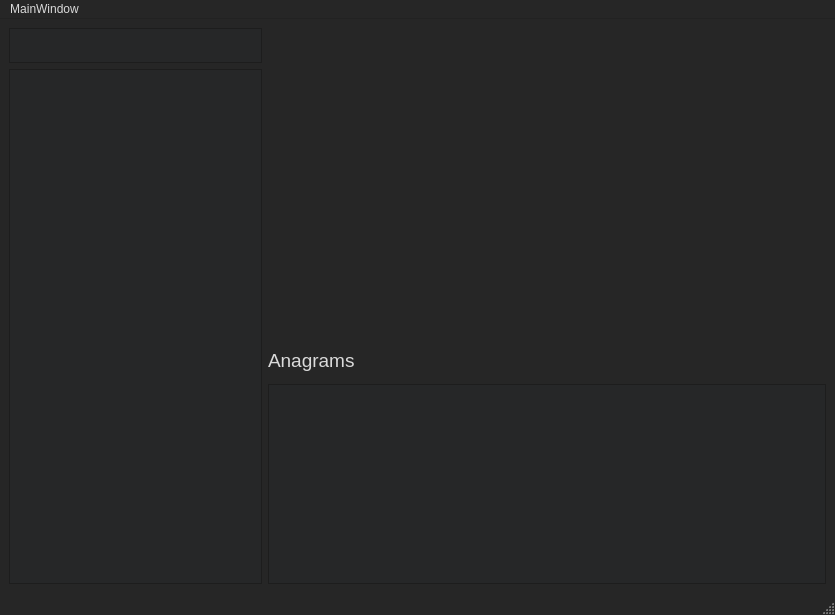
<?xml version="1.0" encoding="UTF-8"?>
<ui version="4.0">
 <class>MainWindow</class>
 <widget class="QMainWindow" name="MainWindow">
  <property name="geometry">
   <rect>
    <x>0</x>
    <y>0</y>
    <width>835</width>
    <height>615</height>
   </rect>
  </property>
  <property name="palette">
   <palette>
    <active>
     <colorrole role="WindowText">
      <brush brushstyle="SolidPattern">
       <color alpha="255">
        <red>0</red>
        <green>0</green>
        <blue>0</blue>
       </color>
      </brush>
     </colorrole>
     <colorrole role="Button">
      <brush brushstyle="SolidPattern">
       <color alpha="255">
        <red>255</red>
        <green>255</green>
        <blue>255</blue>
       </color>
      </brush>
     </colorrole>
     <colorrole role="Midlight">
      <brush brushstyle="SolidPattern">
       <color alpha="255">
        <red>255</red>
        <green>255</green>
        <blue>255</blue>
       </color>
      </brush>
     </colorrole>
     <colorrole role="Dark">
      <brush brushstyle="SolidPattern">
       <color alpha="255">
        <red>127</red>
        <green>127</green>
        <blue>127</blue>
       </color>
      </brush>
     </colorrole>
     <colorrole role="Mid">
      <brush brushstyle="SolidPattern">
       <color alpha="255">
        <red>170</red>
        <green>170</green>
        <blue>170</blue>
       </color>
      </brush>
     </colorrole>
     <colorrole role="Text">
      <brush brushstyle="SolidPattern">
       <color alpha="255">
        <red>0</red>
        <green>0</green>
        <blue>0</blue>
       </color>
      </brush>
     </colorrole>
     <colorrole role="BrightText">
      <brush brushstyle="SolidPattern">
       <color alpha="255">
        <red>255</red>
        <green>255</green>
        <blue>255</blue>
       </color>
      </brush>
     </colorrole>
     <colorrole role="ButtonText">
      <brush brushstyle="SolidPattern">
       <color alpha="255">
        <red>0</red>
        <green>0</green>
        <blue>0</blue>
       </color>
      </brush>
     </colorrole>
     <colorrole role="Base">
      <brush brushstyle="SolidPattern">
       <color alpha="255">
        <red>255</red>
        <green>255</green>
        <blue>255</blue>
       </color>
      </brush>
     </colorrole>
     <colorrole role="Window">
      <brush brushstyle="SolidPattern">
       <color alpha="255">
        <red>255</red>
        <green>255</green>
        <blue>255</blue>
       </color>
      </brush>
     </colorrole>
     <colorrole role="Shadow">
      <brush brushstyle="SolidPattern">
       <color alpha="255">
        <red>0</red>
        <green>0</green>
        <blue>0</blue>
       </color>
      </brush>
     </colorrole>
     <colorrole role="AlternateBase">
      <brush brushstyle="SolidPattern">
       <color alpha="255">
        <red>255</red>
        <green>255</green>
        <blue>255</blue>
       </color>
      </brush>
     </colorrole>
     <colorrole role="ToolTipBase">
      <brush brushstyle="SolidPattern">
       <color alpha="255">
        <red>255</red>
        <green>255</green>
        <blue>220</blue>
       </color>
      </brush>
     </colorrole>
     <colorrole role="ToolTipText">
      <brush brushstyle="SolidPattern">
       <color alpha="255">
        <red>0</red>
        <green>0</green>
        <blue>0</blue>
       </color>
      </brush>
     </colorrole>
    </active>
    <inactive>
     <colorrole role="WindowText">
      <brush brushstyle="SolidPattern">
       <color alpha="255">
        <red>218</red>
        <green>218</green>
        <blue>218</blue>
       </color>
      </brush>
     </colorrole>
     <colorrole role="Button">
      <brush brushstyle="SolidPattern">
       <color alpha="255">
        <red>38</red>
        <green>38</green>
        <blue>38</blue>
       </color>
      </brush>
     </colorrole>
     <colorrole role="Midlight">
      <brush brushstyle="SolidPattern">
       <color alpha="255">
        <red>227</red>
        <green>227</green>
        <blue>227</blue>
       </color>
      </brush>
     </colorrole>
     <colorrole role="Dark">
      <brush brushstyle="SolidPattern">
       <color alpha="255">
        <red>31</red>
        <green>31</green>
        <blue>31</blue>
       </color>
      </brush>
     </colorrole>
     <colorrole role="Mid">
      <brush brushstyle="SolidPattern">
       <color alpha="255">
        <red>175</red>
        <green>175</green>
        <blue>175</blue>
       </color>
      </brush>
     </colorrole>
     <colorrole role="Text">
      <brush brushstyle="SolidPattern">
       <color alpha="255">
        <red>218</red>
        <green>218</green>
        <blue>218</blue>
       </color>
      </brush>
     </colorrole>
     <colorrole role="BrightText">
      <brush brushstyle="SolidPattern">
       <color alpha="255">
        <red>255</red>
        <green>51</green>
        <blue>51</blue>
       </color>
      </brush>
     </colorrole>
     <colorrole role="ButtonText">
      <brush brushstyle="SolidPattern">
       <color alpha="255">
        <red>218</red>
        <green>218</green>
        <blue>218</blue>
       </color>
      </brush>
     </colorrole>
     <colorrole role="Base">
      <brush brushstyle="SolidPattern">
       <color alpha="255">
        <red>38</red>
        <green>39</green>
        <blue>40</blue>
       </color>
      </brush>
     </colorrole>
     <colorrole role="Window">
      <brush brushstyle="SolidPattern">
       <color alpha="255">
        <red>38</red>
        <green>38</green>
        <blue>38</blue>
       </color>
      </brush>
     </colorrole>
     <colorrole role="Shadow">
      <brush brushstyle="SolidPattern">
       <color alpha="255">
        <red>105</red>
        <green>105</green>
        <blue>105</blue>
       </color>
      </brush>
     </colorrole>
     <colorrole role="AlternateBase">
      <brush brushstyle="SolidPattern">
       <color alpha="255">
        <red>38</red>
        <green>39</green>
        <blue>40</blue>
       </color>
      </brush>
     </colorrole>
     <colorrole role="ToolTipBase">
      <brush brushstyle="SolidPattern">
       <color alpha="255">
        <red>17</red>
        <green>17</green>
        <blue>17</blue>
       </color>
      </brush>
     </colorrole>
     <colorrole role="ToolTipText">
      <brush brushstyle="SolidPattern">
       <color alpha="255">
        <red>218</red>
        <green>218</green>
        <blue>218</blue>
       </color>
      </brush>
     </colorrole>
    </inactive>
    <disabled>
     <colorrole role="WindowText">
      <brush brushstyle="SolidPattern">
       <color alpha="255">
        <red>127</red>
        <green>127</green>
        <blue>127</blue>
       </color>
      </brush>
     </colorrole>
     <colorrole role="Button">
      <brush brushstyle="SolidPattern">
       <color alpha="255">
        <red>255</red>
        <green>255</green>
        <blue>255</blue>
       </color>
      </brush>
     </colorrole>
     <colorrole role="Midlight">
      <brush brushstyle="SolidPattern">
       <color alpha="255">
        <red>255</red>
        <green>255</green>
        <blue>255</blue>
       </color>
      </brush>
     </colorrole>
     <colorrole role="Dark">
      <brush brushstyle="SolidPattern">
       <color alpha="255">
        <red>127</red>
        <green>127</green>
        <blue>127</blue>
       </color>
      </brush>
     </colorrole>
     <colorrole role="Mid">
      <brush brushstyle="SolidPattern">
       <color alpha="255">
        <red>170</red>
        <green>170</green>
        <blue>170</blue>
       </color>
      </brush>
     </colorrole>
     <colorrole role="Text">
      <brush brushstyle="SolidPattern">
       <color alpha="255">
        <red>127</red>
        <green>127</green>
        <blue>127</blue>
       </color>
      </brush>
     </colorrole>
     <colorrole role="BrightText">
      <brush brushstyle="SolidPattern">
       <color alpha="255">
        <red>255</red>
        <green>255</green>
        <blue>255</blue>
       </color>
      </brush>
     </colorrole>
     <colorrole role="ButtonText">
      <brush brushstyle="SolidPattern">
       <color alpha="255">
        <red>127</red>
        <green>127</green>
        <blue>127</blue>
       </color>
      </brush>
     </colorrole>
     <colorrole role="Base">
      <brush brushstyle="SolidPattern">
       <color alpha="255">
        <red>255</red>
        <green>255</green>
        <blue>255</blue>
       </color>
      </brush>
     </colorrole>
     <colorrole role="Window">
      <brush brushstyle="SolidPattern">
       <color alpha="255">
        <red>255</red>
        <green>255</green>
        <blue>255</blue>
       </color>
      </brush>
     </colorrole>
     <colorrole role="Shadow">
      <brush brushstyle="SolidPattern">
       <color alpha="255">
        <red>0</red>
        <green>0</green>
        <blue>0</blue>
       </color>
      </brush>
     </colorrole>
     <colorrole role="AlternateBase">
      <brush brushstyle="SolidPattern">
       <color alpha="255">
        <red>38</red>
        <green>39</green>
        <blue>40</blue>
       </color>
      </brush>
     </colorrole>
     <colorrole role="ToolTipBase">
      <brush brushstyle="SolidPattern">
       <color alpha="255">
        <red>17</red>
        <green>17</green>
        <blue>17</blue>
       </color>
      </brush>
     </colorrole>
     <colorrole role="ToolTipText">
      <brush brushstyle="SolidPattern">
       <color alpha="255">
        <red>218</red>
        <green>218</green>
        <blue>218</blue>
       </color>
      </brush>
     </colorrole>
    </disabled>
   </palette>
  </property>
  <property name="windowTitle">
   <string>MainWindow</string>
  </property>
  <property name="autoFillBackground">
   <bool>false</bool>
  </property>
  <widget class="QWidget" name="centralwidget">
   <property name="palette">
    <palette>
     <active/>
     <inactive/>
     <disabled/>
    </palette>
   </property>
   <layout class="QGridLayout" name="gridLayout_2">
    <item row="0" column="0">
     <widget class="QTextEdit" name="textEdit">
      <property name="enabled">
       <bool>true</bool>
      </property>
      <property name="maximumSize">
       <size>
        <width>16777215</width>
        <height>35</height>
       </size>
      </property>
      <property name="focusPolicy">
       <enum>Qt::ClickFocus</enum>
      </property>
     </widget>
    </item>
    <item row="1" column="0" rowspan="3">
     <widget class="QListWidget" name="listWidget"/>
    </item>
    <item row="2" column="1">
     <widget class="QLabel" name="label">
      <property name="maximumSize">
       <size>
        <width>16777215</width>
        <height>35</height>
       </size>
      </property>
      <property name="font">
       <font>
        <pointsize>14</pointsize>
       </font>
      </property>
      <property name="text">
       <string>Anagrams</string>
      </property>
     </widget>
    </item>
    <item row="2" column="2">
     <spacer name="horizontalSpacer_2">
      <property name="orientation">
       <enum>Qt::Horizontal</enum>
      </property>
      <property name="sizeHint" stdset="0">
       <size>
        <width>468</width>
        <height>20</height>
       </size>
      </property>
     </spacer>
    </item>
    <item row="3" column="1" colspan="2">
     <widget class="QListWidget" name="listWidget_2">
      <property name="maximumSize">
       <size>
        <width>16777215</width>
        <height>200</height>
       </size>
      </property>
      <property name="autoFillBackground">
       <bool>false</bool>
      </property>
     </widget>
    </item>
    <item row="0" column="1" rowspan="2" colspan="2">
     <widget class="QLabel" name="label_2">
      <property name="font">
       <font>
        <pointsize>9</pointsize>
       </font>
      </property>
      <property name="autoFillBackground">
       <bool>false</bool>
      </property>
      <property name="frameShape">
       <enum>QFrame::NoFrame</enum>
      </property>
      <property name="frameShadow">
       <enum>QFrame::Plain</enum>
      </property>
      <property name="text">
       <string/>
      </property>
      <property name="scaledContents">
       <bool>false</bool>
      </property>
      <property name="alignment">
       <set>Qt::AlignLeading|Qt::AlignLeft|Qt::AlignTop</set>
      </property>
      <property name="wordWrap">
       <bool>true</bool>
      </property>
     </widget>
    </item>
   </layout>
  </widget>
  <widget class="QMenuBar" name="menubar">
   <property name="geometry">
    <rect>
     <x>0</x>
     <y>0</y>
     <width>835</width>
     <height>21</height>
    </rect>
   </property>
   <widget class="QMenu" name="menuMainWindow">
    <property name="title">
     <string>MainWindow</string>
    </property>
   </widget>
   <addaction name="menuMainWindow"/>
  </widget>
  <widget class="QStatusBar" name="statusbar"/>
 </widget>
 <resources/>
 <connections/>
</ui>
